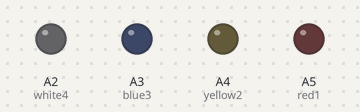
Simulated run of this sketch. Board: Arduino Uno, built with avr-gcc and run on an emulated ATmega328P. Parts: output pins drawn as LEDs (lit = HIGH).

Above: at 0.5 s.
At 2.5 s:
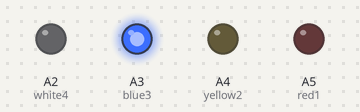
At 4.5 s:
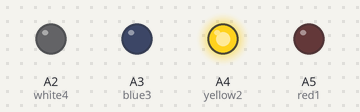
At 9.5 s:
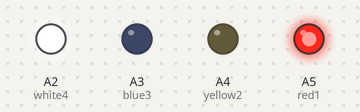
At 14.5 s:
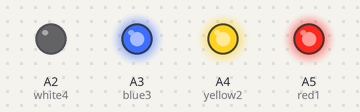
At 19.5 s:
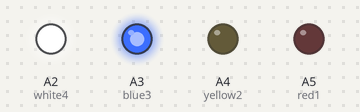
Timing chart, 0 to 20.8 s (numbered marks = the images above):
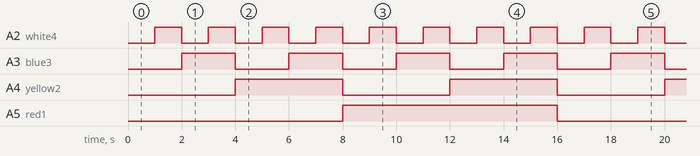

Measured:
- by itself, A2 (white4): alternates HIGH for 1.0 s and LOW for 1.0 s
- by itself, A3 (blue3): alternates HIGH for 2.0 s and LOW for 2.0 s
- by itself, A4 (yellow2): alternates HIGH for 4.0 s and LOW for 4.0 s
- by itself, A5 (red1): alternates HIGH for 8.0 s and LOW for 8.0 s

The sketch:

LED_binary_counter.ino
```cpp
byte red1 = A5;
byte yellow2 = A4;
byte blue3 = A3;
byte white4 = A2;
int waitTime = 1000;

void setup() {
  // put your setup code here, to run once:
  pinMode(red1, OUTPUT);
  pinMode(yellow2, OUTPUT);
  pinMode(blue3, OUTPUT);
  pinMode(white4, OUTPUT);
}

void loop() {
  // put your main code here, to run repeatedly:
  digitalWrite(red1, LOW);
  digitalWrite(yellow2, LOW);
  digitalWrite(blue3, LOW);
  digitalWrite(white4, LOW);
  delay(waitTime);

  digitalWrite(red1, LOW);
  digitalWrite(yellow2, LOW);
  digitalWrite(blue3, LOW);
  digitalWrite(white4, HIGH);
  delay(waitTime);

  digitalWrite(red1, LOW);
  digitalWrite(yellow2, LOW);
  digitalWrite(blue3, HIGH);
  digitalWrite(white4, LOW);
  delay(waitTime);

  digitalWrite(red1, LOW);
  digitalWrite(yellow2, LOW);
  digitalWrite(blue3, HIGH);
  digitalWrite(white4, HIGH);
  delay(waitTime);

  digitalWrite(red1, LOW);
  digitalWrite(yellow2, HIGH);
  digitalWrite(blue3, LOW);
  digitalWrite(white4, LOW);
  delay(waitTime);

    digitalWrite(red1, LOW);
  digitalWrite(yellow2, HIGH);
  digitalWrite(blue3, LOW);
  digitalWrite(white4, HIGH);
  delay(waitTime);

  digitalWrite(red1, LOW);
  digitalWrite(yellow2, HIGH);
  digitalWrite(blue3, HIGH);
  digitalWrite(white4, LOW);
  delay(waitTime);

  digitalWrite(red1, LOW);
  digitalWrite(yellow2, HIGH);
  digitalWrite(blue3, HIGH);
  digitalWrite(white4, HIGH);
  delay(waitTime);

    digitalWrite(red1, HIGH);
  digitalWrite(yellow2, LOW);
  digitalWrite(blue3, LOW);
  digitalWrite(white4, LOW);
  delay(waitTime);

  digitalWrite(red1, HIGH);
  digitalWrite(yellow2, LOW);
  digitalWrite(blue3, LOW);
  digitalWrite(white4, HIGH);
  delay(waitTime);

  digitalWrite(red1, HIGH);
  digitalWrite(yellow2, LOW);
  digitalWrite(blue3, HIGH);
  digitalWrite(white4, LOW);
  delay(waitTime);

  digitalWrite(red1, HIGH);
  digitalWrite(yellow2, LOW);
  digitalWrite(blue3, HIGH);
  digitalWrite(white4, HIGH);
  delay(waitTime);

  digitalWrite(red1, HIGH);
  digitalWrite(yellow2, HIGH);
  digitalWrite(blue3, LOW);
  digitalWrite(white4, LOW);
  delay(waitTime);

  digitalWrite(red1, HIGH);
  digitalWrite(yellow2, HIGH);
  digitalWrite(blue3, LOW);
  digitalWrite(white4, HIGH);
  delay(waitTime);

  digitalWrite(red1, HIGH);
  digitalWrite(yellow2, HIGH);
  digitalWrite(blue3, HIGH);
  digitalWrite(white4, LOW);
  delay(waitTime);

  digitalWrite(red1, HIGH);
  digitalWrite(yellow2, HIGH);
  digitalWrite(blue3, HIGH);
  digitalWrite(white4, HIGH);
  delay(waitTime);

}
```
